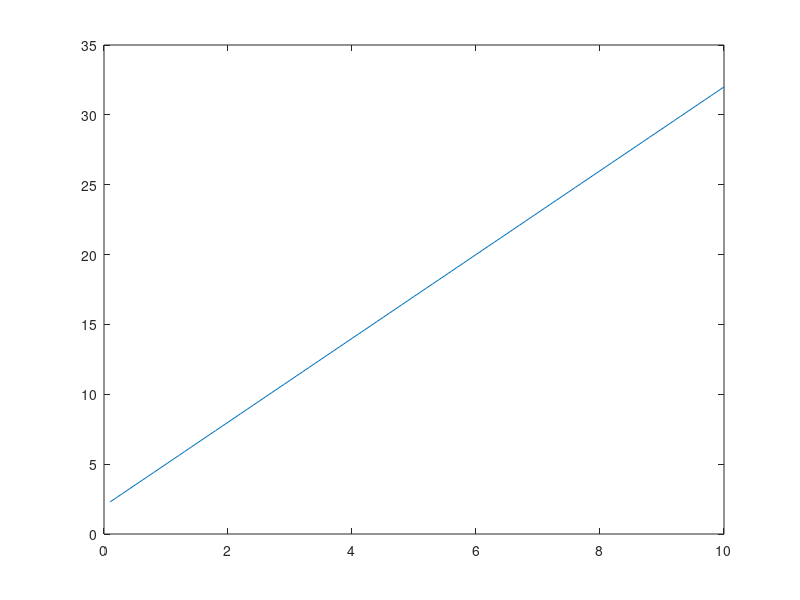
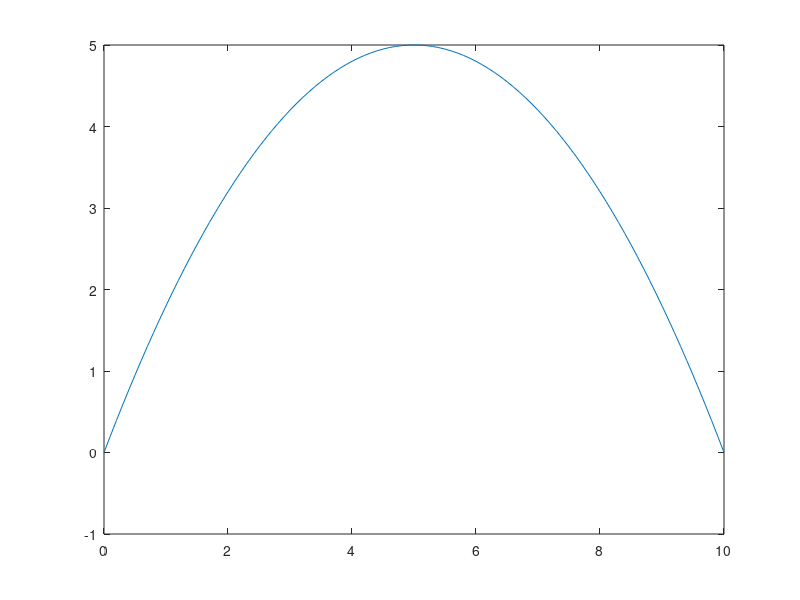

Write the MATLAB code that produced these figures, in order.
%******************************************************
% PROGRAM TO SIMULATE THE TDOA APPROACH FOR CALIBRATION
%******************************************************

% FUNCTION TO GENERATE A CURVE
% straight line
m= 0.1:0.1:10;
for i=1:100
    y(i)= 3*m(i)+2;
end
plot(m,y)

%generate a parabola
x1=[0,0];
 x2=[5,5];
 x3=[10,0];
 Y=[x1(2);x2(2);x3(2)]
A=[x1(1)^2 x1(1) 1;x2(1)^2 x2(1) 1;x3(1)^2 x3(1) 1]
X=inv(A)*Y
x=x1(1):0.1:x3(1);
Y=X(1)*x.^2+X(2)*x;
figure, plot(x,Y)